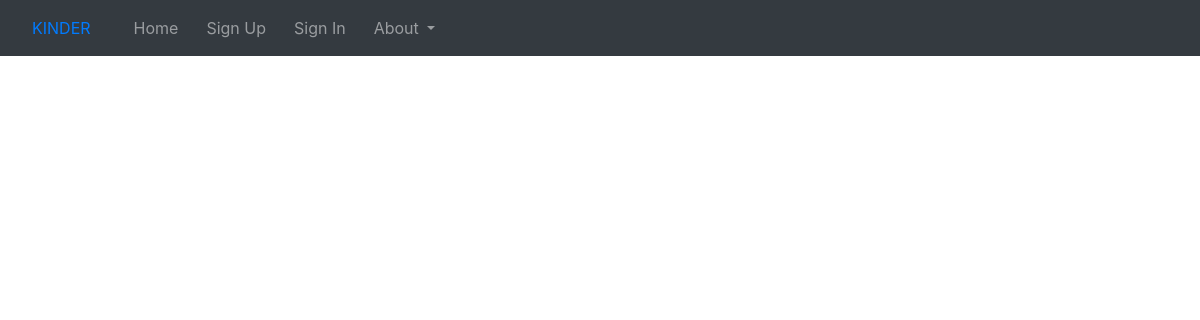
Page /home/user/asdf on the earlier database version.
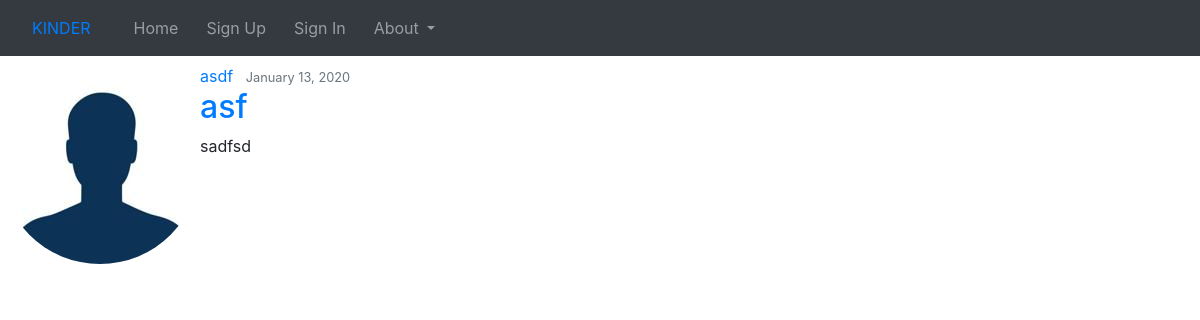
Same page on the later database version.
### second/models.py (models this page shows, shortened)
class Post(models.Model):
    title = models.CharField(max_length=100)
    content = models.TextField()
    photo = models.ImageField(upload_to='posts', blank=True)
    date_posted = models.DateTimeField(default=timezone.now)
    author = models.ForeignKey(User, on_delete=models.CASCADE)

class Profile(models.Model):
    user = models.OneToOneField(User, on_delete=models.CASCADE)
    image = models.ImageField(default='default.jpg', upload_to='profile_pics')

### second/views.py (the view)
# urls.py: path('user/<str:username>', UserPostListView.as_view(), name='user-posts'),
class UserPostListView(ListView):
    model = Post
    template_name = 'user_posts.html'
    context_object_name = 'posts'
    paginate_by = 4
    def get_queryset(self):
        user = get_object_or_404(User, username=self.kwargs.get('username'))
        return Post.objects.filter(author=user).order_by('-date_posted')

### second/templates/user_posts.html (shortened to what this page needs)
{% extends "base1.html" %}
{% block base2 %}
    <h1 class="mb-3">Posts by {{ view.kwargs.username }} ({{ page_obj.paginator.count }})</h1>
    {% for post in posts %}
        <article class="media content-section">
          <img class="rounded-circle article-img" src="{{ post.author.profile.image.url }}">
          <div class="media-body">
            <div class="article-metadata">
              <a class="mr-2" href="{% url 'user-posts' post.author.username %}">{{ post.author }}</a>
              <small class="text-muted">{{ post.date_posted|date:"F d, Y" }}</small>
            </div>
            <h2><a class="article-title" href="{% url 'post-detail' post.id %}">{{ post.title }}</a></h2>
            <p class="article-content">{{ post.content }}</p>
          </div>
        </article>
    {% endfor %}
{% endblock %}

### second/templates/base1.html (shortened to what this page needs)
<!DOCTYPE html>
<html lang="en">
<head>
    {% load static %}
    <link rel="stylesheet" href="{% static 'bootstrap/css/bootstrap.min.css' %}" type="text/css">
    <link rel="stylesheet" href="{% static 'second.css' %}" type="text">
</head>
<body>
    <div class="container">
        <nav class="navbar navbar-expand-lg fixed-top navbar-dark bg-dark">
            <a class="nav-link" href="{% url 'index' %}" style="padding-right: 20px;">KINDER </a>
            <div class="container">
                <div class="collapse navbar-collapse" id="navbarSupportedContent">
                    <ul class="navbar-nav mr-auto">
                        {% if user.is_authenticated %}
                            <li class="nav-item">
                                <a class="nav-link" href="{% url 'home' %}" style="padding-right: 20px;">Home <span
                                    class="sr-only">(current)</span></a>
                            </li>
                            <li class="nav-item">
                                <a class="nav-link" href="{% url 'profile' %}" style="padding-right: 20px;">Profile</a>
                            </li>
                            <li class="nav-item">
                                <a class='btn btn-outline-danger' href="{% url 'logout' %}">Log Out</a>
                            </li>
                        {% else %}
                            <li class="nav-item">
                                <a class="nav-link" href="{% url 'index' %}" style="padding-right: 20px;">Home </a>
                            </li>
                            <li class="nav-item">
                                <a class="nav-link" href="{% url 'signup' %}" style="padding-right: 20px;">Sign Up</a>
                            </li>
                            <li class="nav-item">
                                <a class="nav-link" href="{% url 'login' %}" style="padding-right: 20px;">Sign In</a>
                            </li>
                            <li class="nav-item dropdown">
                                <a class="nav-link dropdown-toggle" href="#" id="navbarDropdown" role="button"
                                    data-toggle="dropdown" aria-haspopup="true" aria-expanded="false">
                                    About
                                </a>
                            </li>
                        {% endif %}
                    </ul>
                </div>
            </div>
        </nav>
    </div>
    {% block base2 %}
    {% endblock %}
</body>
</html>

Differences in the rows shown:
added Post: author.profile.image (placeholder picture), author "asdf", date_posted "January 13, 2020", title "asf", content "sadfsd"
